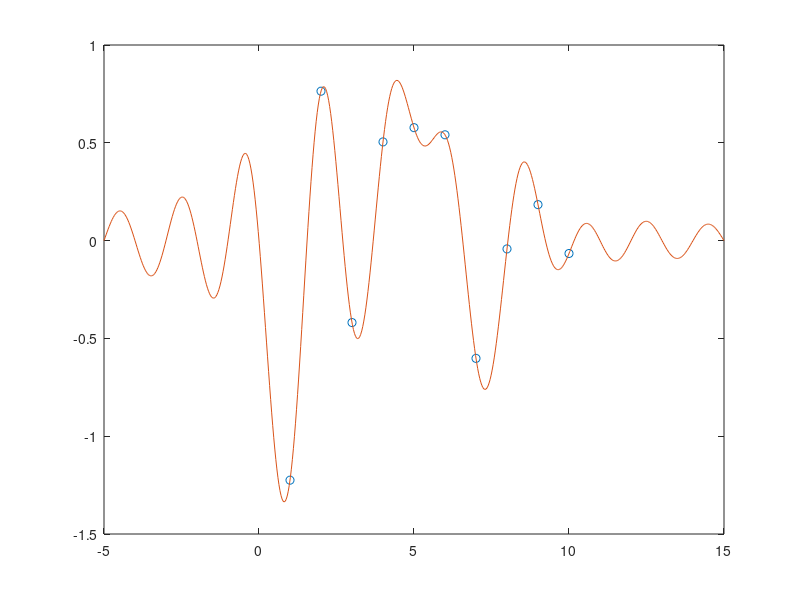

Here is the MATLAB script that generated this plot:
t = (1:10)'; 
randn('state',0);
x = randn(size(t)); 
ts = linspace(-5,15,600)'; 
y = sinc(ts(:,ones(size(t))) - t(:,ones(size(ts)))')*x;
plot(t,x,'o',ts,y)
